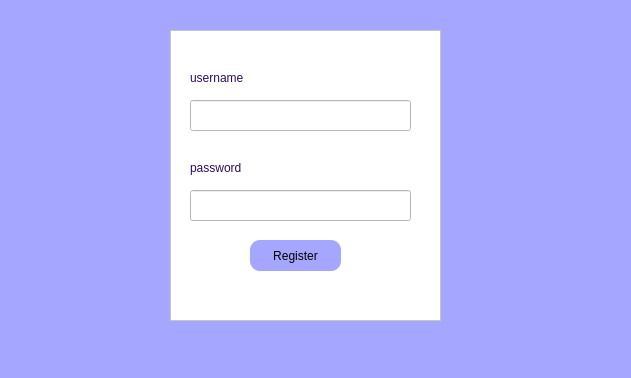
<?xml version="1.0" encoding="UTF-8"?>
<ui version="4.0">
 <class>regDialog</class>
 <widget class="QDialog" name="regDialog">
  <property name="geometry">
   <rect>
    <x>0</x>
    <y>0</y>
    <width>631</width>
    <height>378</height>
   </rect>
  </property>
  <property name="windowTitle">
   <string>Dialog</string>
  </property>
  <property name="styleSheet">
   <string notr="true">background-color: rgb(164,166,255);
color:rgb(0,0,0);</string>
  </property>
  <widget class="QFrame" name="frame">
   <property name="geometry">
    <rect>
     <x>170</x>
     <y>30</y>
     <width>271</width>
     <height>291</height>
    </rect>
   </property>
   <property name="styleSheet">
    <string notr="true">background-color: rgb(255, 255, 255);
color: rgb(46, 11, 97);</string>
   </property>
   <property name="frameShape">
    <enum>QFrame::StyledPanel</enum>
   </property>
   <property name="frameShadow">
    <enum>QFrame::Raised</enum>
   </property>
   <widget class="QLineEdit" name="lineEdit">
    <property name="geometry">
     <rect>
      <x>20</x>
      <y>70</y>
      <width>221</width>
      <height>31</height>
     </rect>
    </property>
   </widget>
   <widget class="QLineEdit" name="lineEdit_2">
    <property name="geometry">
     <rect>
      <x>20</x>
      <y>160</y>
      <width>221</width>
      <height>31</height>
     </rect>
    </property>
   </widget>
   <widget class="QPushButton" name="pushbutton_reg">
    <property name="geometry">
     <rect>
      <x>80</x>
      <y>210</y>
      <width>91</width>
      <height>31</height>
     </rect>
    </property>
    <property name="styleSheet">
     <string notr="true">color: rgb(0,0,0);
font: 700 11pt &quot;Segoe UI&quot;;
background-color: rgb(164,166,255);
border-radius:10px;</string>
    </property>
    <property name="text">
     <string>Register</string>
    </property>
   </widget>
   <widget class="QLabel" name="label">
    <property name="geometry">
     <rect>
      <x>20</x>
      <y>40</y>
      <width>81</width>
      <height>16</height>
     </rect>
    </property>
    <property name="styleSheet">
     <string notr="true">font: 700 12pt &quot;Segoe UI&quot;;</string>
    </property>
    <property name="text">
     <string>username</string>
    </property>
   </widget>
   <widget class="QLabel" name="label_2">
    <property name="geometry">
     <rect>
      <x>20</x>
      <y>130</y>
      <width>91</width>
      <height>16</height>
     </rect>
    </property>
    <property name="styleSheet">
     <string notr="true">font: 700 12pt &quot;Segoe UI&quot;;</string>
    </property>
    <property name="text">
     <string>password</string>
    </property>
   </widget>
  </widget>
 </widget>
 <resources/>
 <connections/>
</ui>
